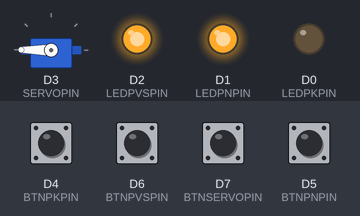
Simulated run of this sketch. Board: ESP8266 (NodeMCU). Parts: servo, output pins drawn as LEDs (lit = HIGH). The test bench sets the inputs (shaded band); at power-on: D4 (BTNPKPIN), D5 (BTNPNPIN), D6 (BTNPVSPIN), D7 (BTNSERVOPIN) HIGH. WiFi joins after 1.5 s; servers stay silent unless stated; the Firebase database answers and starts empty; what the sketch prints to the serial monitor is not drawn.

Above: at 4.1 s.
4.2 s: D4 (BTNPKPIN) pulled LOW for 0.15 s
At 4.53 s:
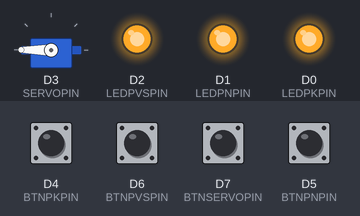
6.1 s: D6 (BTNPVSPIN) pulled LOW for 0.15 s
At 6.33 s:
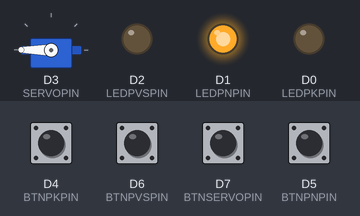
7.9 s: D7 (BTNSERVOPIN) pulled LOW for 0.15 s
At 8.14 s:
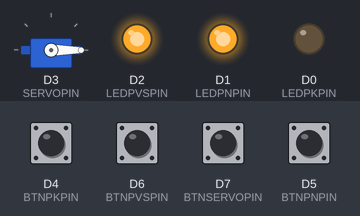
9.7 s: D5 (BTNPNPIN) pulled LOW for 0.15 s
At 9.94 s:
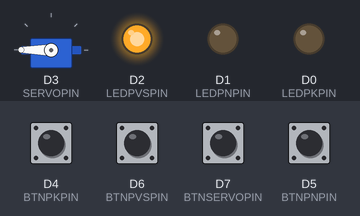
11.5 s: D4 (BTNPKPIN) driven LOW and D6 (BTNPVSPIN) driven LOW
At 12.6 s:
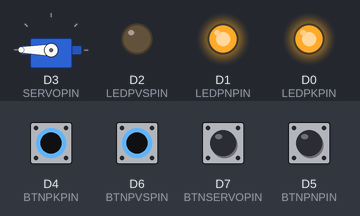
13.3 s: D7 (BTNSERVOPIN) pulled LOW for 1 s
At 14.6 s:
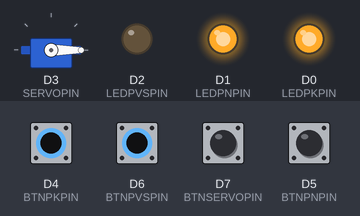
Timing chart, 0 to 16.3 s (numbered marks = the images above; inputs shaded):
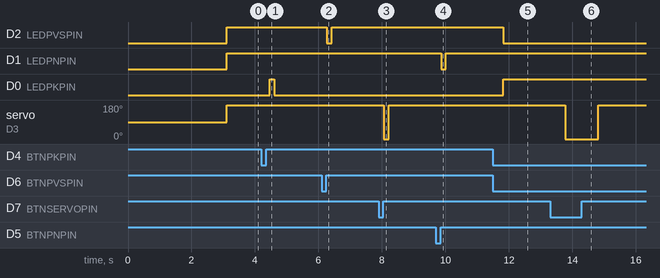

The sketch:

esp8266__code.ino
```cpp
#include <Servo.h>
#include <ESP8266WiFi.h>
#include <FirebaseESP8266.h>
#include <ArduinoJson.h>

Servo servo;  // tạo servo để điều khiển

// name, pass wifi kết nối thiết bị
String ssid = "Toan020101";
String pass = "toando2001";

// firebase config
#define FIREBASEHOST "esp8266-c2067-default-rtdb.firebaseio.com"
#define FIREBASEAUTH "mXcG93Q9Irvzz8udu044txQ7TeMFYiLf8dJIlCq4"
FirebaseData firebaseData;
String path = "/";

#define LEDPKPIN D0 // khai báo chân led
#define LEDPNPIN D1 // khai báo chân led
#define LEDPVSPIN D2 // khai báo chân led
#define SERVOPIN D3 // khai báo chân servo

#define BTNPKPIN D4 // khai báo chân button
#define BTNPNPIN D5 // khai báo chân button
#define BTNPVSPIN D6 // khai báo chân button
#define BTNSERVOPIN D7 // khai báo chân button

// trạng thái của thiết bị
bool ledPKSTT = false;
bool doorPKSTT = false;
bool ledPNSTT = false;
bool ledPVSSTT = false;

void setup() {
  // put your setup code here, to run once:
  // giao tiếp seral
  Serial.begin(9600);

  // kết nối chân cho servo
  servo.attach(SERVOPIN);
  pinMode(LEDPKPIN,OUTPUT); // khai báo tin hiệu ra cho led
  pinMode(LEDPNPIN,OUTPUT); // khai báo tin hiệu ra cho led
  pinMode(LEDPVSPIN,OUTPUT); // khai báo tin hiệu ra cho led

  pinMode(BTNPKPIN,INPUT_PULLUP); // khai báo tin hiệu vào cho button
  pinMode(BTNPNPIN,INPUT_PULLUP); // khai báo tin hiệu vào cho button
  pinMode(BTNPVSPIN,INPUT_PULLUP); // khai báo tin hiệu vào cho button
  pinMode(BTNSERVOPIN,INPUT_PULLUP); // khai báo tin hiệu vào cho button

  // kết nối wifi
  WiFi.begin(ssid, pass);

  // kiểm tra kết nối wifi
  while (WiFi.status() != WL_CONNECTED) {
    delay(1000);
    Serial.println("Đang kết nối WiFi...");
  }

  String wifiIP = WiFi.localIP().toString();
  Serial.println("WiFi đã kết nối");
  Serial.println("Địa chỉ IP: " + wifiIP);

  // kết nối firebase
  bool FB_CONNECTED = false;
  do{
    Serial.println("Đang kết nối tới Firebase...");

    Firebase.begin(FIREBASEHOST, FIREBASEAUTH);
    Firebase.reconnectWiFi(true);
    if(!Firebase.beginStream(firebaseData, path)){
      Serial.println("REASON: " + firebaseData.errorReason());
      FB_CONNECTED = false;
    }else{
      Serial.println("Firebase đã kết nối");
      FB_CONNECTED = true;
    }
  }while(!FB_CONNECTED);

  // cấu hình dữ liệu mặc định cho firebase
  IPAddress baseIP = WiFi.localIP();
  path = path + "/esp8266_" + baseIP[0] + "_" + baseIP[1] + "_" + baseIP[2] + "_" + baseIP[3];
  Firebase.setString(firebaseData, path + "/ip", wifiIP);
  Firebase.setBool(firebaseData, path +  "/ledPK", ledPKSTT);
  Firebase.setBool(firebaseData, path +  "/doorPK", doorPKSTT);
  Firebase.setBool(firebaseData, path +  "/ledPN", ledPNSTT);
  Firebase.setBool(firebaseData, path +  "/ledPVS", ledPVSSTT);
}

void loop() {
  // Lấy nhiều giá trị từ Firebase Realtime Database
  if (Firebase.get(firebaseData, path)) {
    DynamicJsonDocument jsonDocument(1024);

    deserializeJson(jsonDocument, firebaseData.payload());
    ledPKSTT = jsonDocument["ledPK"].as<bool>();
    doorPKSTT = jsonDocument["doorPK"].as<bool>();
    ledPNSTT = jsonDocument["ledPN"].as<bool>();
    ledPVSSTT = jsonDocument["ledPVS"].as<bool>();
  } else {
    Serial.println(firebaseData.errorReason());
  }

  // đọc giá trị từ button
  int valBTNPK = digitalRead(BTNPKPIN);
  // kiểm tra giá trị button
  if(valBTNPK == 0){
    ledPKSTT = !ledPKSTT;
    Firebase.setBool(firebaseData, path + "/ledPK", ledPKSTT);
  }

  int valBTNPN = digitalRead(BTNPNPIN);
  if(valBTNPN == 0){
    ledPNSTT = !ledPNSTT;
    Firebase.setBool(firebaseData, path + "/ledPN", ledPNSTT);
  }

  int valBTNPVS = digitalRead(BTNPVSPIN);
  if(valBTNPVS == 0){
    ledPVSSTT = !ledPVSSTT;
    Firebase.setBool(firebaseData, path + "/ledPVS", ledPVSSTT);
  }

  int valBTNSERVO = digitalRead(BTNSERVOPIN);
  if(valBTNSERVO == 0){
    doorPKSTT = !doorPKSTT;
    Firebase.setBool(firebaseData, path + "/doorPK", doorPKSTT);
  }

  // put your main code here, to run repeatedly:
  // kiểm tra trạng thái đèn phòng khách
  if(ledPKSTT){
    digitalWrite(LEDPKPIN, HIGH); // bật
  }else {
    digitalWrite(LEDPKPIN, LOW);  // tắt
  }

  // kiểm tra trạng thái cửa ra vào
  if(doorPKSTT){
    servo.write(0); // mở cửa
  }else {
    servo.write(180); // đóng cửa
  }

  // kiểm tra trạng thái đèn phòng ngủ
  if(ledPNSTT){
    digitalWrite(LEDPNPIN, LOW); // bật
  }else {
    digitalWrite(LEDPNPIN, HIGH); // tắt
  }

  // kiểm tra trạng thái đèn phòng vệ sinh
  if(ledPVSSTT){
    digitalWrite(LEDPVSPIN, LOW); // bật
  }else {
    digitalWrite(LEDPVSPIN, HIGH); // tắt
  }
}
```

Measured:
- after the input at 4.2 s, D0 (LEDPKPIN): LOW → HIGH after 0.26 s, → LOW 0.15 s later
- after the input at 6.1 s, D2 (LEDPVSPIN): HIGH → LOW after 0.16 s, → HIGH 0.15 s later
- after the input at 7.9 s, servo on D3 (SERVOPIN): 180° → 0° after 0.17 s, → 180° 0.15 s later
- after the input at 9.7 s, D1 (LEDPNPIN): HIGH → LOW after 0.17 s, → HIGH 0.15 s later
- after the input at 11.5 s, D2 (LEDPVSPIN): HIGH → LOW after 0.32 s; D0 (LEDPKPIN): LOW → HIGH after 0.32 s
- after the input at 13.3 s, servo on D3 (SERVOPIN): 180° → 0° after 0.47 s, → 180° 1.1 s later
